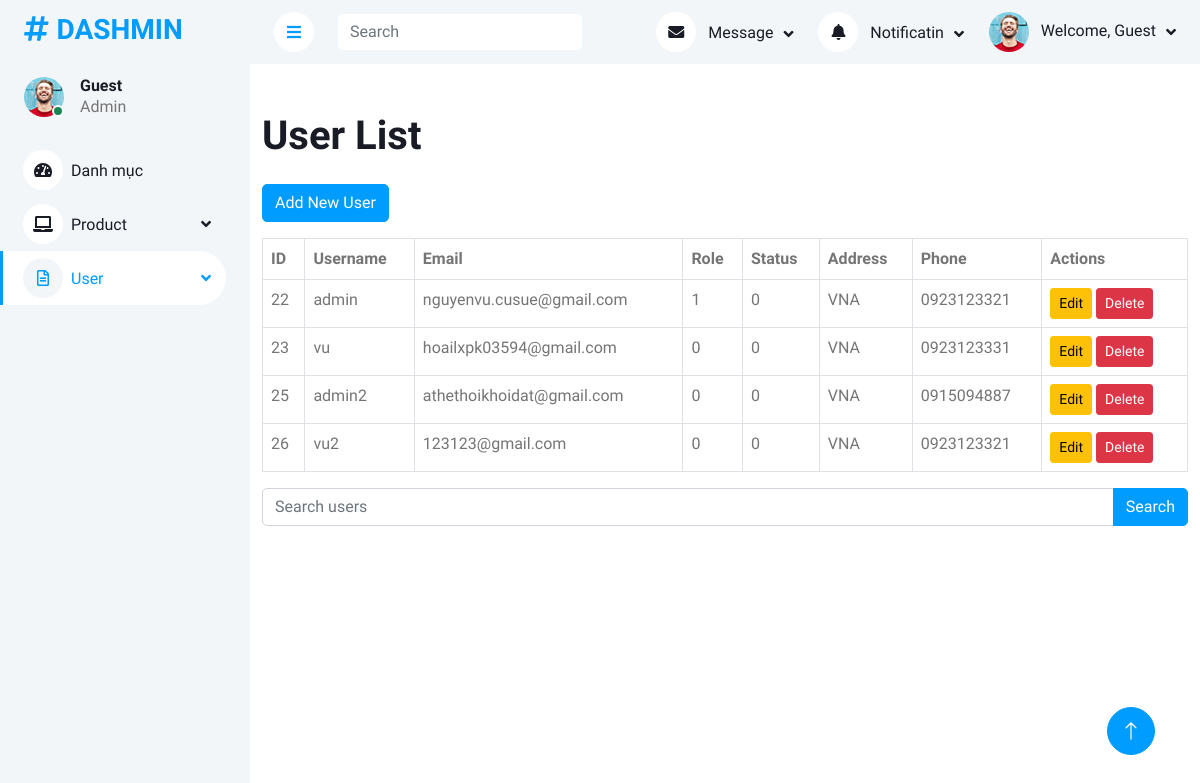
/dashmin-1.0.0/list_user.php, run on the app's committed database.
### tables this page shows
CREATE TABLE `users` (
  `id` int(11) NOT NULL,
  `username` varchar(255) NOT NULL,
  `email` varchar(255) NOT NULL,
  `password` varchar(255) NOT NULL,
  `role` tinyint(4) NOT NULL DEFAULT 0,
  `address` varchar(255) DEFAULT NULL,
  `phone` varchar(20) DEFAULT NULL,
  `otp_code` varchar(6) DEFAULT NULL,
  `status` tinyint(4) NOT NULL DEFAULT 1
);

### dashmin-1.0.0/DBUtil.php (called while the page is built, shortened)
<?php
include "Database.php";
class DBUntil
{
    private $connection = null;
    function __construct()
    {
        $db = new Database(HOST, USERNAME, PASSWORD, DB_NAME);
        $this->connection = $db->getConnection();
    }
    public function select($sql, $params = [])
    {
        $stmt = $this->connection->prepare($sql);
        $stmt->execute($params);
        $stmt->setFetchMode(PDO::FETCH_ASSOC);
        return $stmt->fetchAll();
    }
}
?>

### dashmin-1.0.0/Database.php (called while the page is built, shortened)
<?php
class Database
{
    private $host;
    private $username;
    private $password;
    private $dbname;
    public function __construct($host, $username, $password, $dbname)
    {
        $this->host = $host;
        $this->password = $password;
        $this->username = $username;
        $this->dbname = $dbname;
    }
    public function getConnection()
    {
        try {
            $url = "mysql:host=" . $this->host . ";dbname=" . $this->dbname . ";username=" . $this->username . "";
            $this->connection = new PDO($url, $this->username, $this->password);
            $this->connection->setAttribute(PDO::ATTR_ERRMODE, PDO::ERRMODE_EXCEPTION);
            return $this->connection;
        } catch (\Exception $e) {
            echo "Error: " . $e->getMessage();
            return null;
        }
    }
}

### dashmin-1.0.0/user.php (called while the page is built, shortened)
<?php
include "DBUtil.php";
class User
{
    private $db;
    public function __construct()
    {
        $this->db = new DBUntil();
    }
    public function listUsers()
    {
        $sql = "SELECT * FROM users";
        return $this->db->select($sql);
    }
}
?>

### dashmin-1.0.0/list_user.php (the view, shortened to what this page needs)
<?php
include 'user.php';
$user = new User();
$users = $user->listUsers();
?>
<!DOCTYPE html>
<html lang="en">
<head>
    <link href="https://cdnjs.cloudflare.com/ajax/libs/font-awesome/5.10.0/css/all.min.css" rel="stylesheet">
    <link href="https://cdn.jsdelivr.net/npm/bootstrap-icons@1.4.1/font/bootstrap-icons.css" rel="stylesheet">
    <link href="lib/owlcarousel/assets/owl.carousel.min.css" rel="stylesheet">
    <link href="lib/tempusdominus/css/tempusdominus-bootstrap-4.min.css" rel="stylesheet" />
    <link href="css/bootstrap.min.css" rel="stylesheet">
    <link href="css/style.css" rel="stylesheet">
</head>
<body>
    <div class="container-xxl position-relative bg-white d-flex p-0">
        <div class="sidebar pe-4 pb-3">
            <nav class="navbar bg-light navbar-light">
                <a href="index.html" class="navbar-brand mx-4 mb-3">
                    <h3 class="text-primary"><i class="fa fa-hashtag me-2"></i>DASHMIN</h3>
                </a>
                <div class="d-flex align-items-center ms-4 mb-4">
                    <div class="position-relative">
                        <img class="rounded-circle" src="img/user.jpg" alt="" style="width: 40px; height: 40px;">
                        <div class="bg-success rounded-circle border border-2 border-white position-absolute end-0 bottom-0 p-1"></div>
                    </div>
                    <div class="ms-3">
                        <h6 class="mb-0"><?php echo isset($_SESSION['username']) ? $_SESSION['username'] : 'Guest'; ?></h6>
                        <span>Admin</span>
                    </div>
                </div>
                <div class="navbar-nav w-100">
                    <a href="index.php" class="nav-item nav-link "><i class="fa fa-tachometer-alt me-2"></i>Danh mục</a>
                    <div class="nav-item dropdown">
                        <a href="#" class="nav-link dropdown-toggle" data-bs-toggle="dropdown"><i class="fa fa-laptop me-2"></i>Product</a>
                    </div>
                    <div class="nav-item dropdown">
                        <a href="#" class="nav-link dropdown-toggle active" data-bs-toggle="dropdown"><i class="far fa-file-alt me-2"></i>User</a>
                    </div>
                </div>
            </nav>
        </div>
        <div class="content">
            <nav class="navbar navbar-expand bg-light navbar-light sticky-top px-4 py-0">
                <a href="#" class="sidebar-toggler flex-shrink-0">
                    <i class="fa fa-bars"></i>
                </a>
                <form class="d-none d-md-flex ms-4">
                    <input class="form-control border-0" type="search" placeholder="Search">
                </form>
                <div class="navbar-nav align-items-center ms-auto">
                    <div class="nav-item dropdown">
                        <a href="#" class="nav-link dropdown-toggle" data-bs-toggle="dropdown">
                            <i class="fa fa-envelope me-lg-2"></i>
                            <span class="d-none d-lg-inline-flex">Message</span>
                        </a>
                    </div>
                    <div class="nav-item dropdown">
                        <a href="#" class="nav-link dropdown-toggle" data-bs-toggle="dropdown">
                            <i class="fa fa-bell me-lg-2"></i>
                            <span class="d-none d-lg-inline-flex">Notificatin</span>
                        </a>
                    </div>
                    <div class="nav-item dropdown">
                        <a href="#" class="nav-link dropdown-toggle" data-bs-toggle="dropdown">
                            <img class="rounded-circle me-lg-2" src="img/user.jpg" alt="" style="width: 40px; height: 40px;">
                            <span class="d-none d-lg-inline-flex">Welcome, <?php echo isset($_SESSION['username']) ? $_SESSION['username'] : 'Guest'; ?></span>
                        </a>
                    </div>
                </div>
            </nav>
            <div class="container mt-5">
                <h1 class="mb-4">User List</h1>
                <a href="add_user.php" class="btn btn-primary mb-3">Add New User</a>
                <table class="table table-bordered">
                    <thead>
                        <tr>
                            <th>ID</th>
                            <th>Username</th>
                            <th>Email</th>
                            <th>Role</th>
                            <th>Status</th>
                            <th>Address</th>
                            <th>Phone</th>
                            <th>Actions</th>
                        </tr>
                    </thead>
                    <tbody>
                        <?php foreach ($users as $user) : ?>
                            <tr>
                                <td><?php echo $user['id']; ?></td>
                                <td><?php echo htmlspecialchars($user['username']); ?></td>
                                <td><?php echo htmlspecialchars($user['email']); ?></td>
                                <td><?php echo htmlspecialchars($user['role']); ?></td>
                                <td><?php echo htmlspecialchars($user['status']); ?></td>
                                <td><?php echo htmlspecialchars($user['address']); ?></td>
                                <td><?php echo htmlspecialchars($user['phone']); ?></td>
                                <td>
                                    <a href="edit_user.php?id=<?php echo $user['id']; ?>" class="btn btn-sm btn-warning">Edit</a>
                                    <a href="delete_user.php?id=<?php echo $user['id']; ?>" class="btn btn-sm btn-danger">Delete</a>
                                </td>
                            </tr>
                        <?php endforeach; ?>
                    </tbody>
                </table>
                <form action="search.php" method="GET" class="mb-4">
                    <div class="input-group">
                        <input type="text" name="query" class="form-control" placeholder="Search users">
                        <button type="submit" class="btn btn-primary">Search</button>
                    </div>
                </form>
            </div>
            <a href="#" class="btn btn-lg btn-primary btn-lg-square back-to-top"><i class="bi bi-arrow-up"></i></a>
        </div>
</body>
</html>

### dashmin-1.0.0/css/style.css (style rules this page uses)
:root { --primary: #009CFF; --light: #F3F6F9; --dark: #191C24; }
.back-to-top { position: fixed; display: none; right: 45px; bottom: 45px; z-index: 99; }
.btn { transition: .5s; }
.btn.btn-primary { color: #FFFFFF; }
.btn-lg-square { width: 48px; height: 48px; }
.btn-square, .btn-sm-square, .btn-lg-square { padding: 0; display: inline-flex; align-items: center; justify-content: center; font-weight: normal; border-radius: 50px; }
.sidebar { position: fixed; top: 0; left: 0; bottom: 0; width: 250px; height: 100vh; overflow-y: auto; background: var(--light); transition: 0.5s; z-index: 999; }
.content { margin-left: 250px; min-height: 100vh; background: #FFFFFF; transition: 0.5s; }
@media (min-width: 992px) { .sidebar { margin-left: 0; } }
@media (min-width: 992px) { .content { width: calc(100% - 250px); } }
.sidebar .navbar .navbar-nav .nav-link { padding: 7px 20px; color: var(--dark); font-weight: 500; border-left: 3px solid var(--light); border-radius: 0 30px 30px 0; outline: none; }
.sidebar .navbar .navbar-nav .nav-link:hover, .sidebar .navbar .navbar-nav .nav-link.active { color: var(--primary); background: #FFFFFF; border-color: var(--primary); }
.sidebar .navbar .navbar-nav .nav-link i { width: 40px; height: 40px; display: inline-flex; align-items: center; justify-content: center; background: #FFFFFF; border-radius: 40px; }
.sidebar .navbar .navbar-nav .nav-link:hover i, .sidebar .navbar .navbar-nav .nav-link.active i { background: var(--light); }
.sidebar .navbar .dropdown-toggle::after { position: absolute; top: 15px; right: 15px; border: none; content: "\f107"; font-family: "Font Awesome 5 Free"; font-weight: 900; transition: .5s; }
.content .navbar .navbar-nav .nav-link { margin-left: 25px; padding: 12px 0; color: var(--dark); outline: none; }
.content .navbar .sidebar-toggler, .content .navbar .navbar-nav .nav-link i { width: 40px; height: 40px; display: inline-flex; align-items: center; justify-content: center; background: #FFFFFF; border-radius: 40px; }
.content .navbar .dropdown-toggle::after { margin-left: 6px; vertical-align: middle; border: none; content: "\f107"; font-family: "Font Awesome 5 Free"; font-weight: 900; transition: .5s; }

### data on the page
users: id "22", username "admin", email "nguyenvu.cusue@gmail.com", role "1", status "0", address "VNA", phone "0923123321"
users: id "23", username "vu", email "hoailxpk03594@gmail.com", role "0", status "0", address "VNA", phone "0923123331"
users: id "25", username "admin2", email "athethoikhoidat@gmail.com", role "0", status "0", address "VNA", phone "0915094887"
users: id "26", username "vu2", email "123123@gmail.com", role "0", status "0", address "VNA", phone "0923123321"
